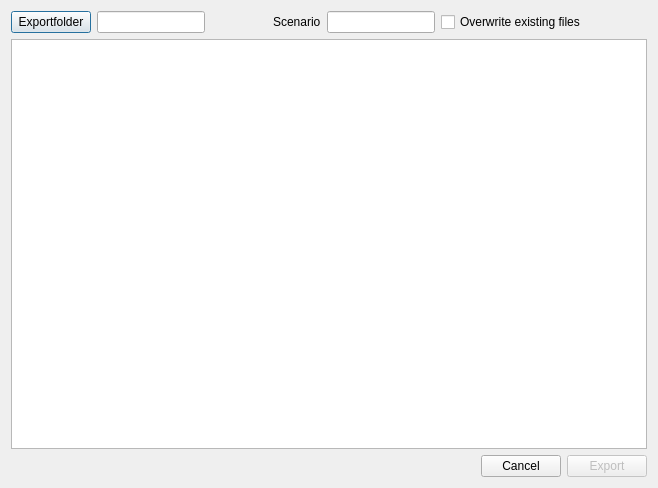
<?xml version="1.0" encoding="UTF-8"?>
<ui version="4.0">
 <class>ExportFiles</class>
 <widget class="QDialog" name="ExportFiles">
  <property name="geometry">
   <rect>
    <x>0</x>
    <y>0</y>
    <width>658</width>
    <height>488</height>
   </rect>
  </property>
  <property name="windowTitle">
   <string>Dialog</string>
  </property>
  <layout class="QVBoxLayout" name="verticalLayout">
   <item>
    <layout class="QHBoxLayout" name="horizontalLayout">
     <item>
      <widget class="QPushButton" name="pb_folder">
       <property name="text">
        <string>Exportfolder</string>
       </property>
      </widget>
     </item>
     <item>
      <widget class="QLineEdit" name="le_folder"/>
     </item>
     <item>
      <spacer name="horizontalSpacer_3">
       <property name="orientation">
        <enum>Qt::Horizontal</enum>
       </property>
       <property name="sizeHint" stdset="0">
        <size>
         <width>40</width>
         <height>20</height>
        </size>
       </property>
      </spacer>
     </item>
     <item>
      <widget class="QLabel" name="label">
       <property name="text">
        <string>Scenario</string>
       </property>
      </widget>
     </item>
     <item>
      <widget class="QLineEdit" name="le_szenario"/>
     </item>
     <item>
      <widget class="QCheckBox" name="cb_overwrite">
       <property name="text">
        <string>Overwrite existing files</string>
       </property>
      </widget>
     </item>
     <item>
      <spacer name="horizontalSpacer">
       <property name="orientation">
        <enum>Qt::Horizontal</enum>
       </property>
       <property name="sizeHint" stdset="0">
        <size>
         <width>40</width>
         <height>20</height>
        </size>
       </property>
      </spacer>
     </item>
    </layout>
   </item>
   <item>
    <widget class="QListView" name="lv_list"/>
   </item>
   <item>
    <layout class="QHBoxLayout" name="horizontalLayout_2">
     <item>
      <spacer name="horizontalSpacer_2">
       <property name="orientation">
        <enum>Qt::Horizontal</enum>
       </property>
       <property name="sizeHint" stdset="0">
        <size>
         <width>40</width>
         <height>20</height>
        </size>
       </property>
      </spacer>
     </item>
     <item>
      <widget class="QPushButton" name="pb_cancel">
       <property name="text">
        <string>Cancel</string>
       </property>
      </widget>
     </item>
     <item>
      <widget class="QPushButton" name="pb_export">
       <property name="enabled">
        <bool>false</bool>
       </property>
       <property name="text">
        <string>Export</string>
       </property>
      </widget>
     </item>
    </layout>
   </item>
  </layout>
 </widget>
 <resources/>
 <connections/>
</ui>
